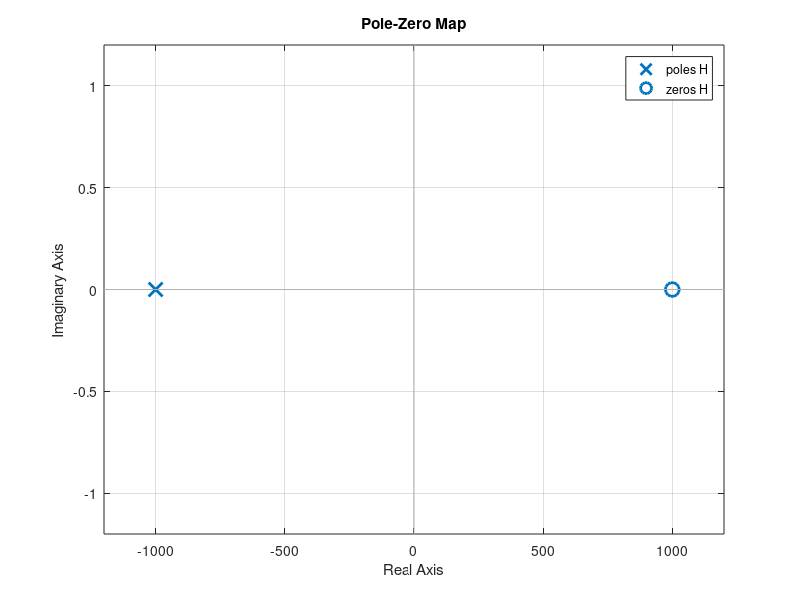
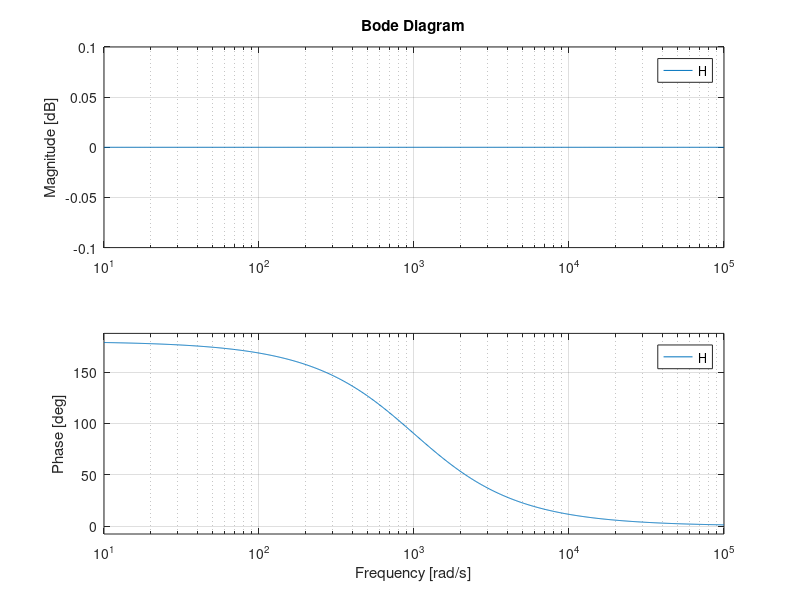

These figures' MATLAB source, in order:
% Limpiamos el entorno de trabajo
close all
clear all
clc % En Matlab puede ser cls

% Loads the control packag, note that this is not necessary in Matlab
pkg load control

% Definimos los valores de los componentes
R1 = 1e3;
R2 = 1e3;
R3 = 1e3;
C4 = 1e-6;

disp('Constante de ganancia del inversor');
K_inv = R2 / R1

% Cargamos la funcion transferencia
s = tf('s');

disp('Funcion transferencia');
H = - (K_inv / (R3 * C4) - s) / (1. / (R3 * C4) + s)

% Graficamos el diagrama de polos y ceros
figure;
pzmap(H);

% Graficamos la respuesta en frecuencia para el modulo y la fase.
figure;
bode(H);

% Pregunta: ¿que valores deberia tener R3 y C4 para tener una rotacion de fase
% de 120° a 1000Hz la salida respecto a la entrada?

